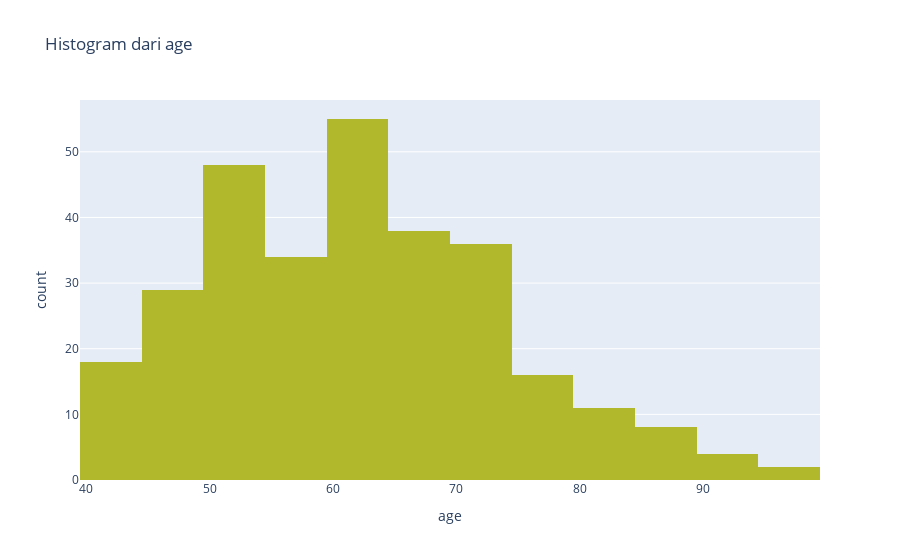
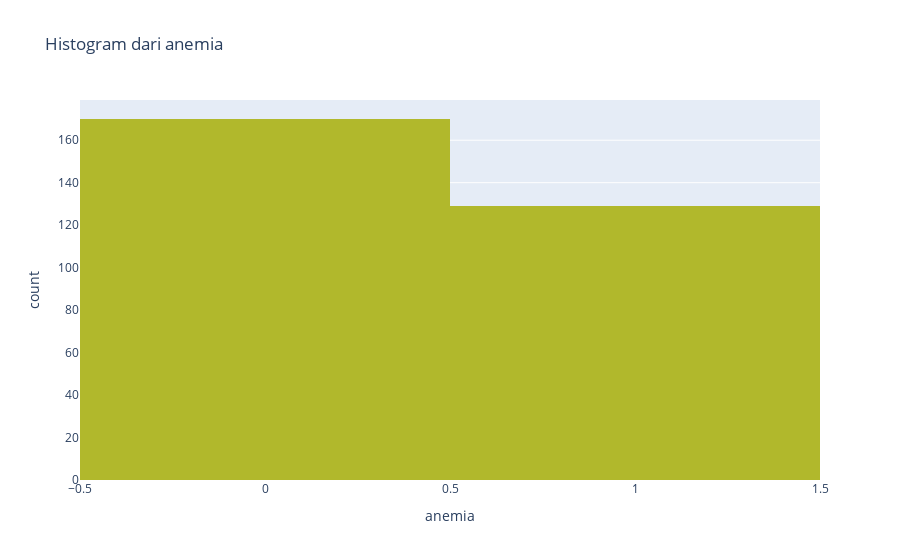
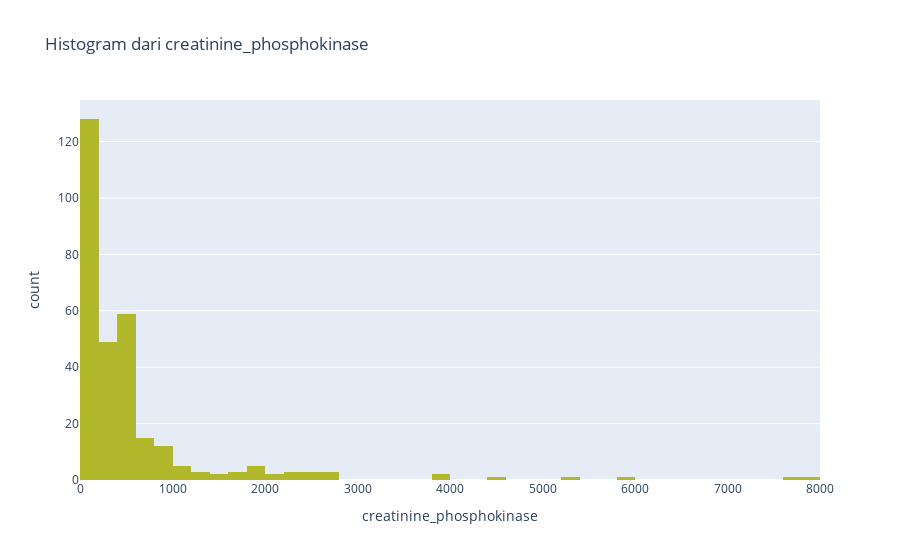
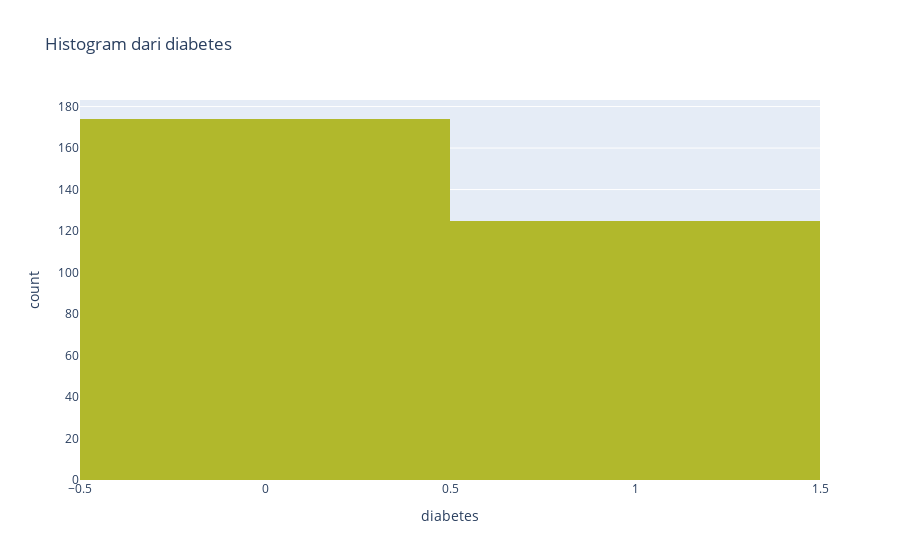

Notebook code for these charts, in order:
### Markdown cell above
## Visualisasi kolom numerical menggunakan Histogram

### Code cell
def numEDA():
    df_1 = df.drop(['DEATH_EVENT'], axis=1)
    num_cols = df_1.select_dtypes(include=['float64', 'int64']).columns.tolist()
    for col in num_cols:
        fig = px.histogram(df, x = col, title=f'Histogram dari {col}', labels={'x': col})
        fig.update_traces(marker_color='#b1b82c')
        fig.show()
        print(f"Nilai Minimum dari {col}         = {df[col].min()}")
        print(f"Nilai Rata-Rata dari {col}       = {df[col].mean()}")
        print(f"Nilai Median dari {col}          = {df[col].median()}")
        print(f"Nilai Standar Deviasi dari {col} = {df[col].std()}")
        print(f"Nilai Variance dari {col}        = {df[col].var()}")
        print(f"Nilai Maximum dari {col}         = {df[col].max()}")
        print(f"Nilai Range dari {col}           = {df[col].max()-df[col].min()} \n\n")

numEDA()

### Figure 1 — Plotly figure (JSON) as saved in the notebook; plotly's stock layout.template omitted (floating-point values rounded to 4 significant figures; data arrays with more than 128 entries replaced by an {"elided": "..."} marker saying what was removed)
{"data": [{"alignmentgroup": "True", "bingroup": "x", "hovertemplate": "age=%{x}<br>count=%{y}<extra></extra>", "legendgroup": "", "marker": {"color": "#b1b82c", "pattern": {"shape": ""}}, "name": "", "offsetgroup": "", "orientation": "v", "showlegend": false, "type": "histogram", "x": {"elided": "299 int values"}, "xaxis": "x", "yaxis": "y"}], "layout": {"barmode": "relative", "legend": {"tracegroupgap": 0}, "title": {"text": "Histogram dari age"}, "xaxis": {"anchor": "y", "domain": [0, 1], "title": {"text": "age"}}, "yaxis": {"anchor": "x", "domain": [0, 1], "title": {"text": "count"}}}}

### Figure 2 — Plotly figure (JSON) as saved in the notebook; plotly's stock layout.template omitted (floating-point values rounded to 4 significant figures; data arrays with more than 128 entries replaced by an {"elided": "..."} marker saying what was removed)
{"data": [{"alignmentgroup": "True", "bingroup": "x", "hovertemplate": "anemia=%{x}<br>count=%{y}<extra></extra>", "legendgroup": "", "marker": {"color": "#b1b82c", "pattern": {"shape": ""}}, "name": "", "offsetgroup": "", "orientation": "v", "showlegend": false, "type": "histogram", "x": {"elided": "299 int values"}, "xaxis": "x", "yaxis": "y"}], "layout": {"barmode": "relative", "legend": {"tracegroupgap": 0}, "title": {"text": "Histogram dari anemia"}, "xaxis": {"anchor": "y", "domain": [0, 1], "title": {"text": "anemia"}}, "yaxis": {"anchor": "x", "domain": [0, 1], "title": {"text": "count"}}}}

### Figure 3 — Plotly figure (JSON) as saved in the notebook; plotly's stock layout.template omitted (floating-point values rounded to 4 significant figures; data arrays with more than 128 entries replaced by an {"elided": "..."} marker saying what was removed)
{"data": [{"alignmentgroup": "True", "bingroup": "x", "hovertemplate": "creatinine_phosphokinase=%{x}<br>count=%{y}<extra></extra>", "legendgroup": "", "marker": {"color": "#b1b82c", "pattern": {"shape": ""}}, "name": "", "offsetgroup": "", "orientation": "v", "showlegend": false, "type": "histogram", "x": {"elided": "299 int values"}, "xaxis": "x", "yaxis": "y"}], "layout": {"barmode": "relative", "legend": {"tracegroupgap": 0}, "title": {"text": "Histogram dari creatinine_phosphokinase"}, "xaxis": {"anchor": "y", "domain": [0, 1], "title": {"text": "creatinine_phosphokinase"}}, "yaxis": {"anchor": "x", "domain": [0, 1], "title": {"text": "count"}}}}

### Figure 4 — Plotly figure (JSON) as saved in the notebook; plotly's stock layout.template omitted (floating-point values rounded to 4 significant figures; data arrays with more than 128 entries replaced by an {"elided": "..."} marker saying what was removed)
{"data": [{"alignmentgroup": "True", "bingroup": "x", "hovertemplate": "diabetes=%{x}<br>count=%{y}<extra></extra>", "legendgroup": "", "marker": {"color": "#b1b82c", "pattern": {"shape": ""}}, "name": "", "offsetgroup": "", "orientation": "v", "showlegend": false, "type": "histogram", "x": {"elided": "299 int values"}, "xaxis": "x", "yaxis": "y"}], "layout": {"barmode": "relative", "legend": {"tracegroupgap": 0}, "title": {"text": "Histogram dari diabetes"}, "xaxis": {"anchor": "y", "domain": [0, 1], "title": {"text": "diabetes"}}, "yaxis": {"anchor": "x", "domain": [0, 1], "title": {"text": "count"}}}}
